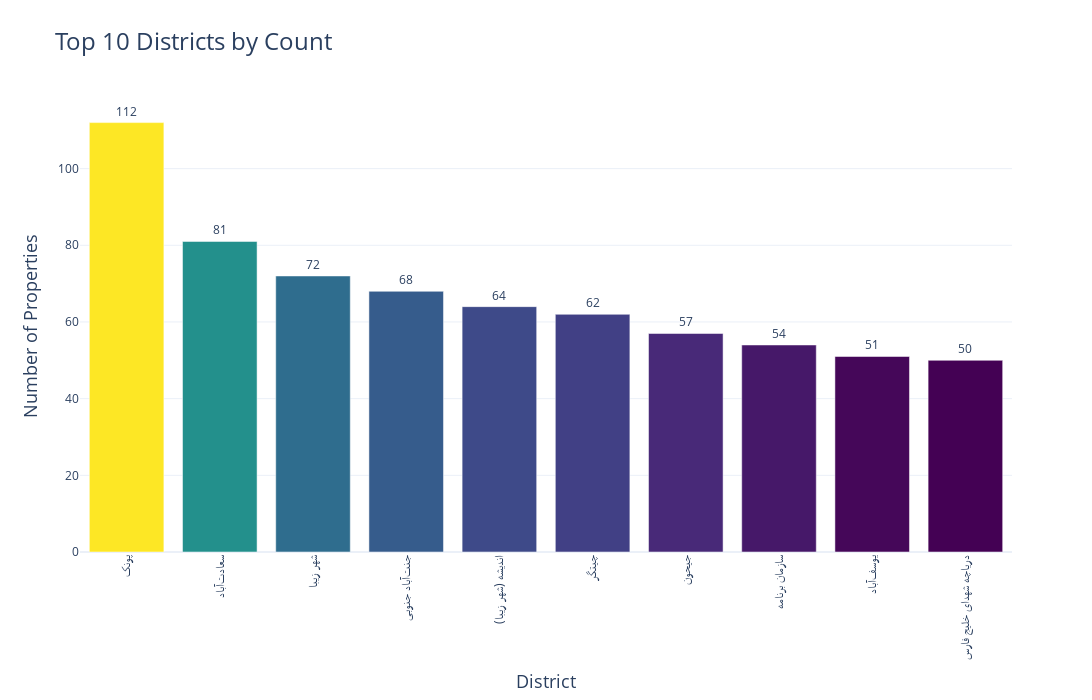

This figure's notebook cell:
### Code cell
# Assuming df is your DataFrame and district_counts is already calculated
district_counts = df['district'].value_counts()
top_10_districts_by_count = district_counts.nlargest(10)

# Create a DataFrame for Plotly
top_10_districts_df = top_10_districts_by_count.reset_index()
top_10_districts_df.columns = ['District', 'Number of Properties']

# Create the bar chart using Plotly with trend colors
fig = px.bar(top_10_districts_df, 
             x='District', 
             y='Number of Properties', 
             title='Top 10 Districts by Count',
             labels={'Number of Properties': 'Number of Properties', 'District': 'District'},
             text='Number of Properties',
             color='Number of Properties',  # Use the count values for color gradient
             color_continuous_scale=px.colors.sequential.Viridis)  # Use a trendy color scale

# Customize the layout
fig.update_traces(textposition='outside')
fig.update_layout(
    title_font_size=24,
    xaxis_title_font_size=18,
    yaxis_title_font_size=18,
    xaxis_tickangle=-90,
    showlegend=False,
    template='plotly_white',
    width=1200,  # Increase the width of the chart
    height=700,  # Increase the height of the chart
    coloraxis_showscale=False  # Hide the color scale legend
)

# Show the plot
fig.show()

### Figure 1 — Plotly figure (JSON) as saved in the notebook; plotly's stock layout.template omitted (floating-point values rounded to 4 significant figures)
{"data": [{"alignmentgroup": "True", "hovertemplate": "District=%{x}<br>Number of Properties=%{marker.color}<extra></extra>", "legendgroup": "", "marker": {"color": [112, 81, 72, 68, 64, 62, 57, 54, 51, 50], "coloraxis": "coloraxis", "pattern": {"shape": ""}}, "name": "", "offsetgroup": "", "orientation": "v", "showlegend": false, "text": [112, 81, 72, 68, 64, 62, 57, 54, 51, 50], "textposition": "outside", "type": "bar", "x": ["پونک", "سعادتآباد", "شهر زیبا", "جنتآباد جنوبی", "اندیشه (شهر زیبا)", "چیتگر", "جیحون", "سازمان برنامه", "یوسفآباد", "دریاچه شهدای خلیج فارس"], "xaxis": "x", "y": [112, 81, 72, 68, 64, 62, 57, 54, 51, 50], "yaxis": "y"}], "layout": {"barmode": "relative", "coloraxis": {"colorbar": {"title": {"text": "Number of Properties"}}, "colorscale": [[0, "#440154"], [0.1111, "#482878"], [0.2222, "#3e4989"], [0.3333, "#31688e"], [0.4444, "#26828e"], [0.5556, "#1f9e89"], [0.6667, "#35b779"], [0.7778, "#6ece58"], [0.8889, "#b5de2b"], [1, "#fde725"]], "showscale": false}, "height": 700, "legend": {"tracegroupgap": 0}, "showlegend": false, "title": {"font": {"size": 24}, "text": "Top 10 Districts by Count"}, "width": 1200, "xaxis": {"anchor": "y", "domain": [0, 1], "tickangle": -90, "title": {"font": {"size": 18}, "text": "District"}}, "yaxis": {"anchor": "x", "domain": [0, 1], "title": {"font": {"size": 18}, "text": "Number of Properties"}}}}
